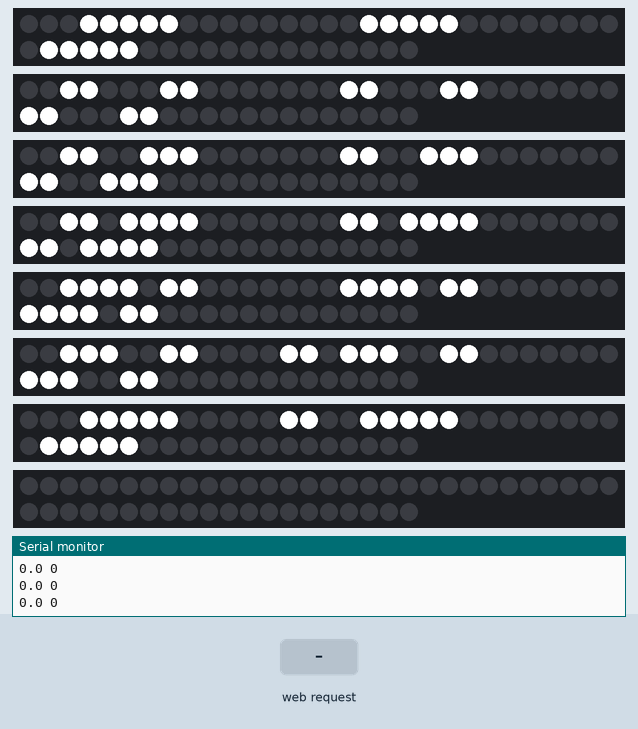
The program below on a simulated ESP32. Shown: 8 × 50 RGB LEDs in strip order, left to right, continuing on the next row, the last lines printed to the serial monitor. The test bench sets the inputs (shaded band). WiFi joins after 1.5 s; servers stay silent unless stated.

Above: at 11.4 s.
11.5 s: HTTP request GET /goal received
At 12.1 s:
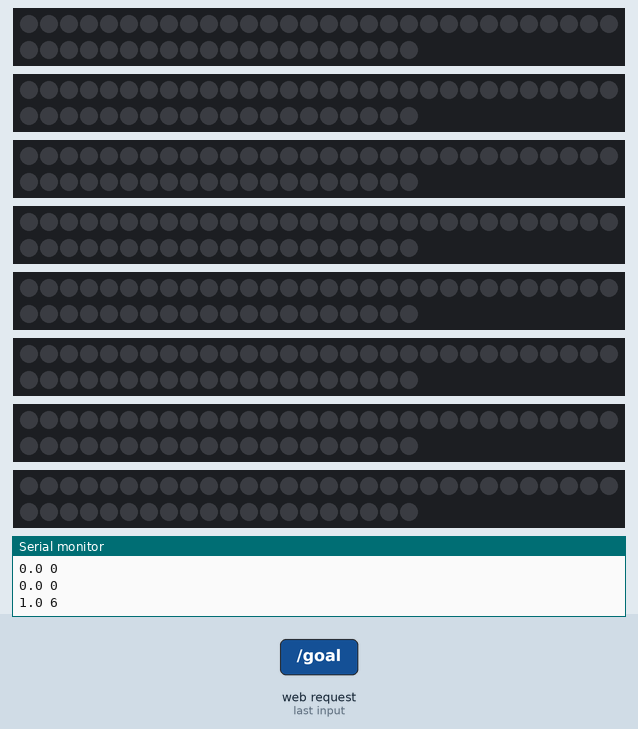
13.8 s: HTTP request GET /point received
At 14.9 s:
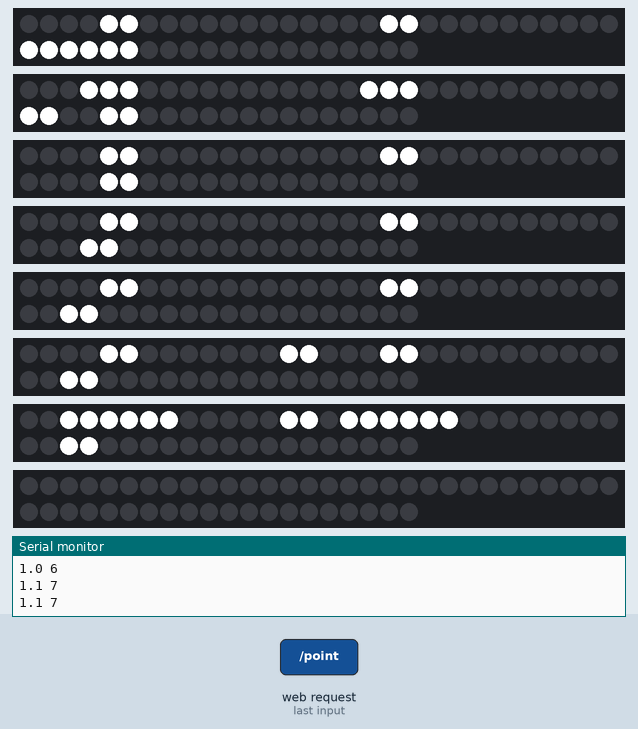
Timing chart, 0 to 16.8 s (numbered marks = the images above; inputs shaded):
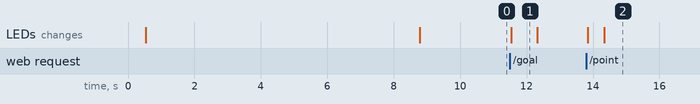

The program:

main.cpp
```cpp
#include <Arduino.h>
#define FASTLED_INTERNAL
#include <FastLED.h>
#include <WiFiManager.h>
#include <ESPAsyncWebServer.h>
#include "font8x8_basic.h"
#include <mutex>

#define NUM_LEDS 50
#define WIDTH 50

CRGB leds[8][NUM_LEDS];
AsyncWebServer server(81);
std::mutex scoreMutex;

int goals = 0;
int points = 0;

const int goalButton = 27;
const int pointButton = 26;
const int resetButton = 25;

void clearDisplay() {
    for (int i = 0; i < 8; i++) {
        fill_solid(leds[i], NUM_LEDS, CRGB::Black);
    }
    FastLED.show();
}

void whiteDisplay() {
    for (int i = 0; i < 8; i++) {
        fill_solid(leds[i], NUM_LEDS, CRGB::White);
    }
    FastLED.show();
}

void displayChar(char letter, int xOffset) {
    if (xOffset >= WIDTH - 8) return; // Boundary check
    int ord = letter; // ASCII value
    const char *bitmap = font8x8_basic[ord]; // Bitmap for character

    int start_row = 0;
    int end_row = 8;
    if (letter == ' ' || letter == '.') {
        start_row = 2;
        end_row = 5;
    }

    for (int col = 0; col < 8; col++) {
        for (int row = start_row; row < end_row; row++) {
            int ledIndex = xOffset + row;
            if (ledIndex >= WIDTH) break; // Ensure we don't go beyond the available LEDs
            bool pixelOn = bitmap[col] & (1 << row);
            leds[col][ledIndex] = pixelOn ? CRGB::White : CRGB::Black;
        }
    }
}

void displayScore(int goals, int points) {
    int total = goals * 6 + points; // Calculate total score
    char scoreStr[20];
    sprintf(scoreStr, "%i.%i %i", goals, points, total); // Format the score string
    Serial.println(scoreStr);
    int length = strlen(scoreStr);
    int xOffset = (WIDTH - length * 9) / 2; // Center the score on the display

    for (int i = 0; scoreStr[i] != '\0'; i++) {
        displayChar(scoreStr[i], xOffset); // Display each character
        if (scoreStr[i] == ' ' || scoreStr[i] == '.') {
            xOffset += 5; // Assuming you move 5 pixels to the right for the next character
        } else {
            xOffset += 9; // Assuming you move 9 pixels to the right for the next character
        }
    }
}

void knightRiderDisplay(int cycles, int delayTime) {
    int segmentLength = WIDTH / 4;  // Calculate segment length as 1/8th of total width

    for (int cycle = 0; cycle < cycles; cycle++) {
        // Move from left to right
        for (int pos = 0; pos <= WIDTH - segmentLength; pos++) {
            for (int i = 0; i < 4; i++) {
                for (int j = pos; j < pos + segmentLength; j++) {
                    leds[i][j] = CRGB::Red;  // Light up a block of LEDs
                }
            }
            FastLED.show();
            clearDisplay();
            delay(delayTime);
        }

        // Move from right to left
        for (int pos = WIDTH - segmentLength; pos >= 0; pos--) {
            for (int i = 0; i < 8; i++) {
                for (int j = pos; j < pos + segmentLength; j++) {
                    leds[i][j] = CRGB::Red;  // Light up a block of LEDs
                }
            }
            FastLED.show();
            clearDisplay();
            delay(delayTime);
        }
    }
}

void setup() {
    Serial.begin(115200);
    while (!Serial);
    Serial.println("Starting...");

    pinMode(goalButton, INPUT_PULLUP);
    pinMode(pointButton, INPUT_PULLUP);
    pinMode(resetButton, INPUT_PULLUP);

    // Initialize the LED strips
    Serial.println("LED init...");
    FastLED.addLeds<WS2812B, 5, GRB>(leds[0], NUM_LEDS);
    FastLED.addLeds<WS2812B, 12, GRB>(leds[1], NUM_LEDS);
    FastLED.addLeds<WS2812B, 13, GRB>(leds[2], NUM_LEDS);
    FastLED.addLeds<WS2812B, 14, GRB>(leds[3], NUM_LEDS);
    FastLED.addLeds<WS2812B, 15, GRB>(leds[4], NUM_LEDS);
    FastLED.addLeds<WS2812B, 18, GRB>(leds[5], NUM_LEDS);
    FastLED.addLeds<WS2812B, 19, GRB>(leds[6], NUM_LEDS);
    FastLED.addLeds<WS2812B, 21, GRB>(leds[7], NUM_LEDS);

    delay(500);
    clearDisplay();

    Serial.println("KITT...");
    knightRiderDisplay(3, 10); // Perform Knight Rider animation three times

    Serial.println("Score board on...");
    clearDisplay();
    displayScore(goals, points);
    FastLED.show();

    // Initialize WiFiManager
    WiFiManager wifiManager;
    wifiManager.autoConnect("ESP32-Scoreboard");

    // Start server
    server.on("/", HTTP_GET, [](AsyncWebServerRequest *request){
        String html = "<html><body><h1>Scoreboard</h1>";
        html += "<p>Goals: " + String(goals) + "</p>";
        html += "<p>Points: " + String(points) + "</p>";
        html += "<p>Total: " + String(goals * 6 + points) + "</p>";
        html += "<a href=\"/goal\">Add Goal</a><br>";
        html += "<a href=\"/point\">Add Point</a><br>";
        html += "<a href=\"/reset\">Reset</a>";
        html += "</body></html>";
        request->send(200, "text/html", html);
    });

    server.on("/goal", HTTP_GET, [](AsyncWebServerRequest *request){
        std::lock_guard<std::mutex> lock(scoreMutex);
        goals++;
        clearDisplay();
        displayScore(goals, points);
        request->redirect("/");
    });

    server.on("/point", HTTP_GET, [](AsyncWebServerRequest *request){
        std::lock_guard<std::mutex> lock(scoreMutex);
        points++;
        clearDisplay();
        displayScore(goals, points);
        request->redirect("/");
    });

    server.on("/reset", HTTP_GET, [](AsyncWebServerRequest *request){
        goals = 0;
        points = 0;
        clearDisplay();
        displayScore(goals, points);
        request->redirect("/");
    });

    server.onNotFound([](AsyncWebServerRequest *request){
        request->send(404, "text/plain", "Not Found");
    });

    server.begin();
}

void loop() {
    displayScore(goals, points);
    FastLED.show();
    delay(1000);
    yield();
}
```

Source omitted: font8x8_basic.h (data table, 9595 bytes)

Measured:
- after the input at 11.5 s, the LEDs: change at once (image 1)
- after the input at 13.8 s, the LEDs: first change at once (image 2 shows a later state)
- what the display in image 1 shows lasts 0.8 s, from 11.5 s to 12.3 s
